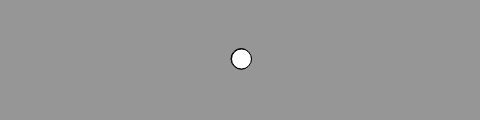
Frame 1 (no input)
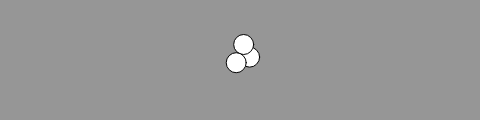
Frame 60 (no input)
Frame 120 (the mouse pressed at the canvas centre since frame 60): identical to frame 60, image omitted

The p5.js sketch that drew these frames (run headless with seeded random() and noise() and a simulated clock; from frame 60 on, the mouse is pressed at the canvas centre):

// p5.js sketch
// ── sketch.js
let bug = [];
let bug2 = [];
let bug3 = [];

let maxBugs = 10;

function setup() {
  createCanvas(480, 120);
  background(204);
  // Create object and pass in parameters
  for (i = 0; i < maxBugs; i++) {
    bug = new JitterBug(width / 2, height / 2, 20);
    bug2 = new JitterBug(width / 2, height / 2, 20);
    bug3 = new JitterBug(width / 2, height / 2, 20);

  }
}

function draw() {
  background(150);
  // Displays and makes the bugs move  
  bug.move();
  bug2.move();
  bug3.move();
  bug.display();
  bug2.display();
  bug3.display();
}

function JitterBug(xpos, ypos, dia) {
 //position and speed of bugs and how they move
  this.xpos = xpos;
  this.ypos = ypos;
  this.dia = dia;
  this.speed = 2.5;

  this.display = function() {
    ellipse(this.xpos, this.ypos, this.dia, this.dia);
  }

  this.move = function() {
    this.xpos = this.xpos + random(-this.speed, +this.speed);
    this.ypos = this.ypos + random(-this.speed, +this.speed);
  }

  this.kill = function() {
    this.speed = 0;
  }
}

function mousePressed() {
  //when mousePressed, bugs are killed
  let dBug2 = dist(mouseX, mouseY, bug2.xpos, bug2.ypos);
  if (dBug2 < bug2.dia) {
    bug2.kill();
  }
  let dBug = dist(mouseX, mouseY, bug.xpos, bug.ypos);
  if (dBug < bug.dia) {
    bug.kill();
  }
  let dBug3 = dist(mouseX, mouseY, bug3.xpos, bug3.ypos);
  if (dBug3 < bug3.dia) {
    bug3.kill();
  }

}
